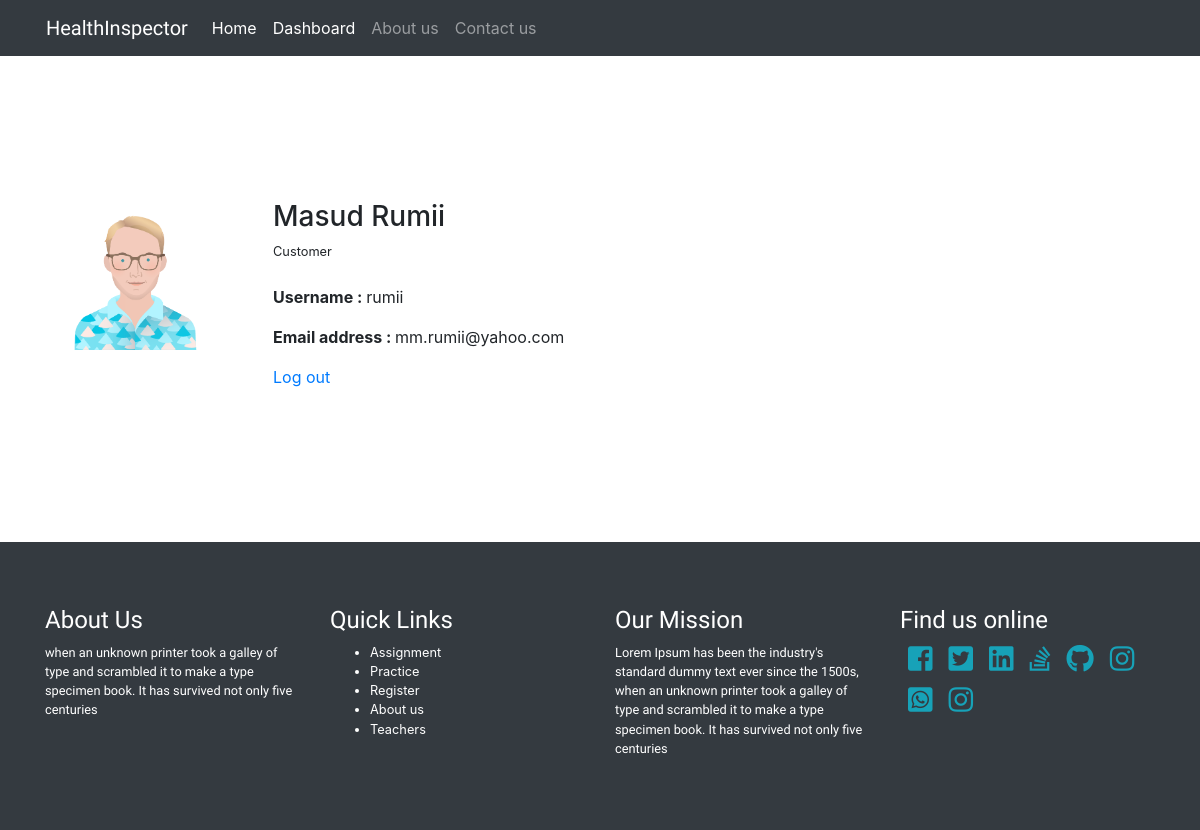
The page /dashboard (signed in) on the database its author committed.
### database_setup.py (models this page shows, shortened)
class Users(UserMixin, Base):
    __tablename__ = 'Users'
    UserIDNumber = Column(Integer, primary_key=True, autoincrement=True, nullable=False)
    FullName = Column(String(50), nullable=False)
    UserType = Column(String(10), nullable=False)
    EmailAddress = Column(String(80), unique=False)
    Username = Column(String(50), unique=True)
    Password = Column(String(80), nullable=False)

### server.py (the view)
@app.route('/dashboard')
@login_required
def dashboard():
    if current_user.UserType == 'Customer':
        return render_template('customer_dashboard.html')
    elif current_user.UserType == 'S_provider':
        services = session.query(Service).filter_by(ServiceOwner=current_user.UserIDNumber).all()
        return render_template('s_provider_dashboard.html', services=services)
    else: return redirect(url_for('home'))

### server.py (called while the page is built)
@app.teardown_request
def remove_session(ex=None):
    session.remove()

@login_manager.user_loader
def load_user(user_id):
    userId = session.query(Users).filter_by(UserIDNumber = int(user_id)).first()
    return userId

### templates/customer_dashboard.html
{% extends 'base.html' %}
{% block content %}
<section class="py-5">
    <div class="container py-5">
        <div class="row py-5">
            <div class="col-6">
                {% if current_user.is_authenticated %}
                <img class="mb-5 img-fluid col-4 float-left mr-5" src="{{url_for('static', filename='images/user.png')}}">
                <h3>{{current_user.FullName}}</h3>
                <p class="small mb-4">{{current_user.UserType}}</p>
                <p><strong>Username : </strong>{{current_user.Username}}</p>
                <p><strong>Email address : </strong>{{current_user.EmailAddress}}</p>
                <a class="mt-5" href="{{url_for('logout')}}">Log out</a>
                {% endif %}
            </div>
            <div class="col-6">
            </div>
        </div>
    </div>
</section>
{% endblock %}

### rows shown on the page
Users: FullName "Masud Rumii", UserType "Customer", Username "rumii", EmailAddress "mm.rumii@yahoo.com"
